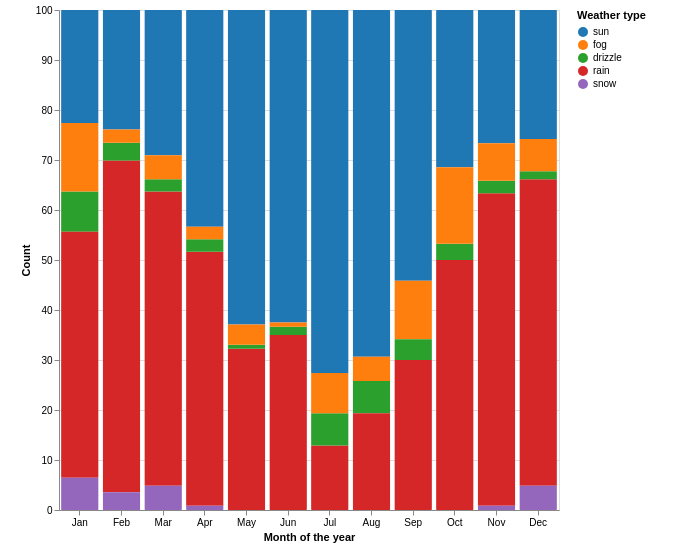

Write the Vega-Lite specification saved for this chart.
### Vega-Lite specification from a JSON file in a GitHub repository (floating-point values rounded to 4 significant figures; data arrays with more than 128 entries replaced by an {"elided": "..."} marker saying what was removed)
{"$schema": "https://vega.github.io/schema/vega-lite/v5.json", "data": {"values": {"elided": "1461 records"}, "format": {"parse": {"date": "date"}}}, "padding": {"left": 20, "top": 5, "right": 30, "bottom": 5}, "width": 500, "height": 500, "resolve": {"scale": {"color": "independent"}}, "background": "#ffffff", "layer": [{"mark": {"type": "bar", "cornerRadius": 1, "binSpacing": 1}, "encoding": {"tooltip": [{"aggregate": "count", "type": "quantitative", "field": "weather"}, {"timeUnit": "month", "field": "date", "type": "ordinal"}, {"field": "weather", "type": "nominal"}], "x": {"timeUnit": "month", "field": "date", "type": "ordinal", "axis": {"title": "Month of the year", "orient": "bottom"}}, "y": {"aggregate": "count", "type": "quantitative", "field": "weather", "axis": {"title": "Count", "orient": "left", "labelExpr": "datum.value*100"}, "stack": "normalize"}, "opacity": {"value": 1}, "color": {"field": "weather", "type": "nominal", "scale": {"domain": ["sun", "fog", "drizzle", "rain", "snow"], "range": ["#1f77b4", "#ff7f0e", "#2ca02c", "#d62728", "#9467bd"]}, "legend": {"title": "Weather type", "orient": "right", "symbolType": "circle", "fillColor": "#ffffff"}}}}]}
